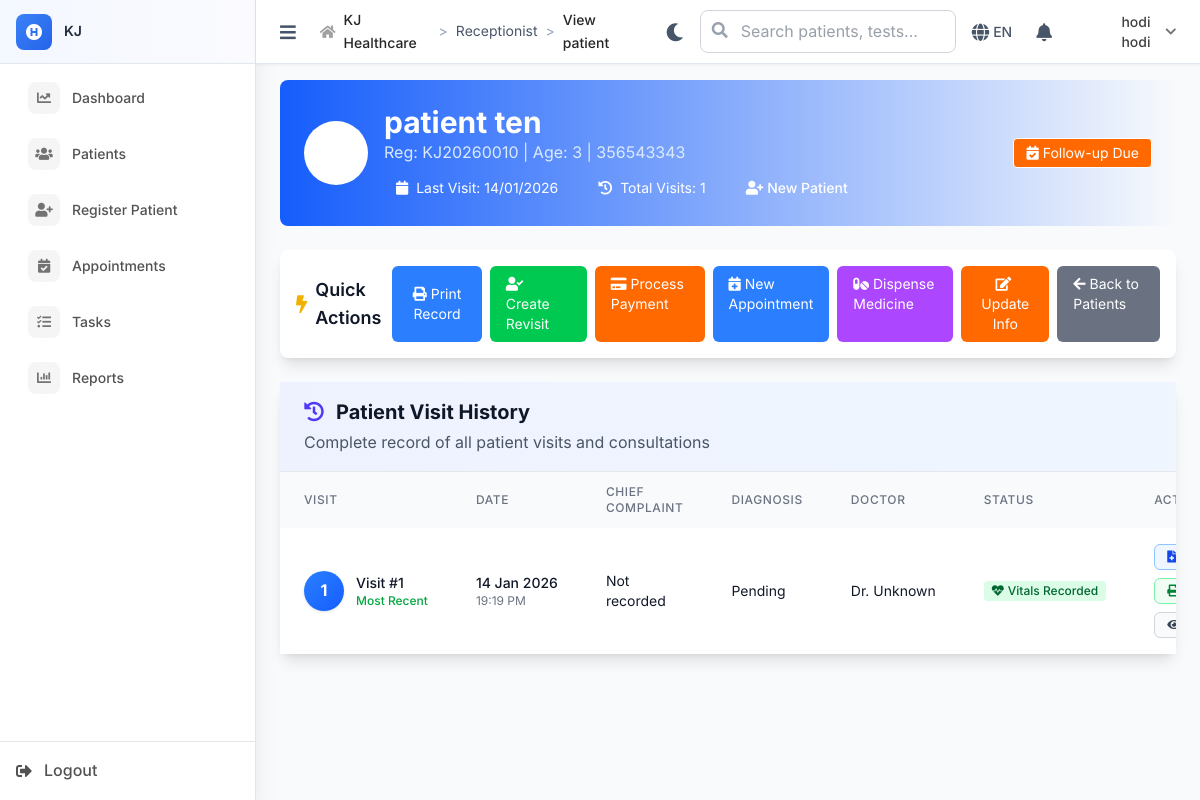
Before: /receptionist/view_patient?id=46 (signed in) with the older database file.
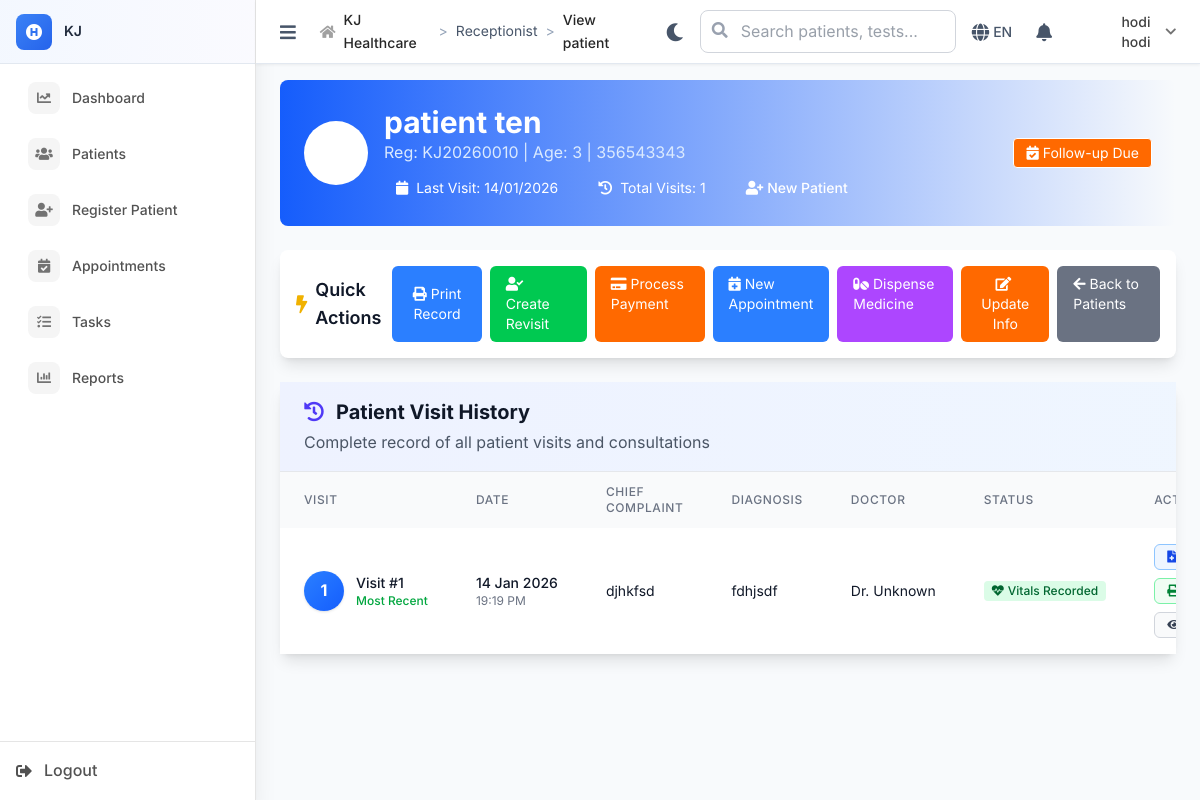
After: the same page with the newer database file.
### tables this page shows
CREATE TABLE `consultations` (
  `id` int NOT NULL,
  `visit_id` int NOT NULL,
  `patient_id` int NOT NULL,
  `doctor_id` int NOT NULL,
  `consultation_number` int DEFAULT '1' COMMENT 'Multiple doctors can see patient same visit',
  `consultation_type` enum('new','follow_up','emergency','referral') DEFAULT 'new',
  `main_complaint` text,
  `history_of_present_illness` text,
  `on_examination` text,
  `diagnosis` text,
  `preliminary_diagnosis_id` int DEFAULT NULL COMMENT 'FK to icd_codes for preliminary diagnosis',
  `preliminary_diagnosis` text,
  `final_diagnosis` text,
  `final_diagnosis_id` int DEFAULT NULL COMMENT 'FK to icd_codes for final diagnosis',
  `treatment_plan` text,
  `notes` text,
  `follow_up_required` tinyint(1) DEFAULT '0',
  `follow_up_date` date DEFAULT NULL,
  `follow_up_instructions` text,
  `referred_to` varchar(200) DEFAULT NULL COMMENT 'Future: referral destination',
  `referral_reason` text COMMENT 'Future: why referred',
  `status` enum('pending','in_progress','completed','cancelled') DEFAULT 'pending',
  `cancellation_reason` text,
  `started_at` timestamp NULL DEFAULT NULL,
  `completed_at` timestamp NULL DEFAULT NULL,
  `created_at` timestamp NOT NULL DEFAULT CURRENT_TIMESTAMP,
  `updated_at` timestamp NOT NULL DEFAULT CURRENT_TIMESTAMP ON UPDATE CURRENT_TIMESTAMP
);

### includes/BaseController.php (called while the page is built, shortened)
<?php
class BaseController {
    public function __construct() {
        global $pdo;
        $this->pdo = $pdo;
    }
    protected function render($view, $data = []) {
        extract($data);
        include __DIR__ . "/../views/{$view}.php";
    }
}
?>

### controllers/ReceptionistController.php (called while the page is built, shortened)
<?php
require_once __DIR__ . '/../includes/BaseController.php';
class ReceptionistController extends BaseController
{
    public function view_patient($patient_id = null) {
        if ($patient_id === null) {
            $patient_id = filter_input(INPUT_GET, 'id', FILTER_VALIDATE_INT) ?: null;
        }
        $stmt = $this->pdo->prepare("SELECT * FROM patients WHERE id = ?");
        $stmt->execute([$patient_id]);
        $patient = $stmt->fetch();
        $stmt = $this->pdo->prepare("
            SELECT c.*, pv.visit_date, u.first_name as doctor_first, u.last_name as doctor_last
            FROM consultations c
            LEFT JOIN patient_visits pv ON c.visit_id = pv.id
            LEFT JOIN users u ON c.doctor_id = u.id
            WHERE c.patient_id = ?
            ORDER BY COALESCE(c.follow_up_date, pv.visit_date, c.created_at) DESC
            LIMIT 5
        ");
        $stmt->execute([$patient_id]);
        $consultations = $stmt->fetchAll();
        $stmt = $this->pdo->prepare("
            SELECT DISTINCT vs.*,
                   pv.visit_date,
                   c.id as consultation_id,
                   vs.visit_id
            FROM vital_signs vs
            LEFT JOIN patient_visits pv ON vs.visit_id = pv.id
            LEFT JOIN consultations c ON (
                (vs.visit_id = c.visit_id AND vs.patient_id = c.patient_id) OR
                (vs.patient_id = c.patient_id AND DATE(vs.recorded_at) = DATE(c.created_at))
            )
            WHERE vs.patient_id = ?
            ORDER BY vs.recorded_at DESC
        ");
        $stmt->execute([$patient_id]);
        $vital_signs = $stmt->fetchAll();
        $vital_signs_processed = [];
        if (!empty($vital_signs) && is_array($vital_signs)) {
            foreach ($vital_signs as $vs) {
                $p = $vs;
                if (!empty($vs['blood_pressure_systolic']) && !empty($vs['blood_pressure_diastolic'])) {
                    $p['blood_pressure'] = $vs['blood_pressure_systolic'] . '/' . $vs['blood_pressure_diastolic'];
                } elseif (!empty($vs['blood_pressure'])) {
                    $p['blood_pressure'] = $vs['blood_pressure'];
                }
                if (!empty($vs['pulse_rate'])) {
                    $p['pulse'] = $vs['pulse_rate'];
                } elseif (!empty($vs['pulse'])) {
                    $p['pulse'] = $vs['pulse'];
                }
                $vital_signs_processed[] = $p;
            }
        }
        $vital_signs = $vital_signs_processed;
        $stmt = $this->pdo->prepare("
            SELECT p.*, pv.visit_date
            FROM payments p
            LEFT JOIN patient_visits pv ON p.visit_id = pv.id
            WHERE p.patient_id = ?
            ORDER BY p.payment_date DESC
            LIMIT 10
        ");
        $stmt->execute([$patient_id]);
        $payments = $stmt->fetchAll();
        $stmt = $this->pdo->prepare("
            SELECT lto.*, lt.test_name, lt.test_code, lr.result_value, lr.result_text, lr.completed_at as result_completed_at
            FROM lab_test_orders lto
            JOIN lab_tests lt ON lto.test_id = lt.id
            LEFT JOIN lab_results lr ON lto.id = lr.order_id
            WHERE lto.patient_id = ?
            ORDER BY lto.created_at DESC
        ");
        $stmt->execute([$patient_id]);
        $lab_orders = $stmt->fetchAll();
        $lab_results_map = [];
        $stmt = $this->pdo->prepare("\n                SELECT lr.*, lt.test_name\n                FROM lab_results lr\n                JOIN lab_test_orders lto ON lr.order_id = lto.id\n                JOIN lab_tests lt ON lr.test_id = lt.id\n                WHERE lto.patient_id = ?\n                ORDER BY lt.test_name ASC, lr.completed_at DESC\n            ");
        $stmt->execute([$patient_id]);
        $all_lab_results = $stmt->fetchAll();
        foreach ($all_lab_results as $r) {
            $name = $r['test_name'] ?? '';
            if (!isset($lab_results_map[$name])) {
                $lab_results_map[$name] = $r;
            }
            $norm = strtolower(preg_replace('/\s+/', '', $name));
            if (!isset($lab_results_map[$norm])) {
                $lab_results_map[$norm] = $r;
            }
        }
        $this->render('receptionist/view_patient', [
            'patient' => $patient,
            'consultations' => $consultations,
            'vital_signs' => $vital_signs,
            'payments' => $payments,
            'lab_orders' => $lab_orders,
            'lab_results_map' => $lab_results_map,
            'csrf_token' => $this->generateCSRF()
        ]);
    }
}

### index.php (called while the page is built, shortened)
<?php
$request = $_SERVER['REQUEST_URI'];
$path = parse_url($request, PHP_URL_PATH);
if (strpos($path, BASE_PATH) === 0) {
    $path = substr($path, strlen(BASE_PATH));
}
$path = ltrim($path, '/');
$segments = explode('/', $path);
$controller = $segments[0] ?? 'auth';
$action = $segments[1] ?? 'login';
try {
    $controllerInstance = new $controllerClass();
    $params = array_slice($segments, 2);
    call_user_func_array([$controllerInstance, $action], $params);
} catch (Throwable $e) {
    Logger::error("Error in controller: " . $e->getMessage(), [
        'controller' => $controller,
        'action' => $action,
        'file' => $e->getFile(),
        'line' => $e->getLine(),
        'trace' => $e->getTraceAsString()
    ]);
    error_log("Error in controller: " . $e->getMessage());
    http_response_code(500);
    echo "Internal server error";
}
?>

### views/receptionist/view_patient.php (the view, shortened to what the changed rows need)
<div class="mb-6 no-print">
    <div class="bg-gradient-to-r from-blue-600 to-blue-700 rounded-lg p-6 mb-6 text-white">
        <div class="flex items-center justify-between">
            <div class="flex items-center space-x-4">
                <div>
                    <h1 class="text-3xl font-bold"><?php echo htmlspecialchars($patient['first_name'] . ' ' . $patient['last_name']); ?></h1>
                    <div class="flex items-center mt-2 space-x-4">
                        <?php
                        $lastVisit = !empty($consultations) ? $consultations[0]['created_at'] : null;
                        $visitCount = count($consultations ?? []);
                        ?>
                        <span class="bg-black bg-opacity-20 px-3 py-1 rounded-full text-sm">
                            <i class="fas fa-calendar mr-1"></i>
                            Last Visit: <?php echo $lastVisit ? date('d/m/Y', strtotime($lastVisit)) : 'First Visit'; ?>
                        </span>
                        <span class="bg-black bg-opacity-20 px-3 py-1 rounded-full text-sm">
                            <i class="fas fa-history mr-1"></i>
                            Total Visits: <?php echo $visitCount; ?>
                        </span>
                        <?php if ($visitCount > 1): ?>
                        <span class="bg-green-500 bg-opacity-80 px-3 py-1 rounded-full text-sm font-medium">
                            <i class="fas fa-star mr-1"></i>Returning Patient
                        </span>
                        <?php else: ?>
                        <span class="bg-black-500 bg-opacity-80 px-3 py-1 rounded-full text-sm font-medium">
                            <i class="fas fa-user-plus mr-1"></i>New Patient
                        </span>
                        <?php endif; ?>
                    </div>
                </div>
            </div>
        </div>
    </div>
    <div class="bg-white rounded-lg shadow-lg p-4 mb-6">
        <div class="flex items-center justify-between">
            <h2 class="text-lg font-semibold text-gray-900 flex items-center">
                <i class="fas fa-bolt mr-2 text-yellow-500"></i>Quick Actions
            </h2>
        </div>
    </div>
</div>
<div class="mb-6 no-print">
    <div class="bg-white rounded-lg shadow-lg">
        <div class="px-6 py-4 border-b border-gray-200 bg-gradient-to-r from-indigo-50 to-blue-50">
            <h2 class="text-xl font-bold text-gray-900 flex items-center">
                <i class="fas fa-history mr-3 text-indigo-600"></i>
                Patient Visit History
            </h2>
        </div>
        <?php if (!empty($consultations)): ?>
        <div class="overflow-x-auto">
            <table class="w-full">
                <thead class="bg-gray-50">
                    <tr>
                        <th class="px-6 py-3 text-left text-xs font-medium text-gray-500 uppercase tracking-wider">Visit</th>
                        <th class="px-6 py-3 text-left text-xs font-medium text-gray-500 uppercase tracking-wider">Date</th>
                        <th class="px-6 py-3 text-left text-xs font-medium text-gray-500 uppercase tracking-wider">Chief Complaint</th>
                        <th class="px-6 py-3 text-left text-xs font-medium text-gray-500 uppercase tracking-wider">Diagnosis</th>
                        <th class="px-6 py-3 text-left text-xs font-medium text-gray-500 uppercase tracking-wider">Doctor</th>
                        <th class="px-6 py-3 text-left text-xs font-medium text-gray-500 uppercase tracking-wider">Status</th>
                        <th class="px-6 py-3 text-left text-xs font-medium text-gray-500 uppercase tracking-wider">Actions</th>
                    </tr>
                </thead>
                <tbody class="bg-white divide-y divide-gray-200">
                    <?php foreach ($consultations as $index => $consultation): ?>
                    <tr class="hover:bg-gray-50 transition-colors">
                        <td class="px-6 py-4 whitespace-nowrap">
                            <div class="flex items-center">
                                <div class="w-10 h-10 bg-gradient-to-br from-blue-500 to-blue-600 rounded-full flex items-center justify-center text-white font-bold shadow-sm">
                                    <?php echo $index + 1; ?>
                                </div>
                                <div class="ml-3">
                                    <div class="text-sm font-medium text-gray-900">
                                        Visit #<?php echo $index + 1; ?>
                                    </div>
                                    <?php if ($index === 0): ?>
                                    <div class="text-xs text-green-600 font-medium">Most Recent</div>
                                    <?php endif; ?>
                                </div>
                            </div>
                        </td>
                        <td class="px-6 py-4 whitespace-nowrap">
                            <div class="text-sm text-gray-900 font-medium">
                                <?php echo date('d M Y', strtotime($consultation['created_at'])); ?>
                            </div>
                            <div class="text-xs text-gray-500">
                                <?php echo date('H:i A', strtotime($consultation['created_at'])); ?>
                            </div>
                        </td>
                        <td class="px-6 py-4">
                            <div class="text-sm text-gray-900 max-w-xs">
                                <?php echo htmlspecialchars(substr($consultation['main_complaint'] ?? 'Not recorded', 0, 80)); ?>
                            </div>
                        </td>
                        <td class="px-6 py-4">
                            <div class="text-sm text-gray-900 max-w-xs">
                                <?php
                                $diagnosis = $consultation['final_diagnosis'] ?? $consultation['preliminary_diagnosis'] ?? 'Pending';
                                echo htmlspecialchars(substr($diagnosis, 0, 60));
                                if (strlen($diagnosis) > 60): ?>...<?php endif; ?>
                            </div>
                        </td>
                        <td class="px-6 py-4 whitespace-nowrap">
                            <div class="text-sm text-gray-900">
                                <?php echo htmlspecialchars($consultation['doctor_name'] ?? 'Dr. Unknown'); ?>
                            </div>
                        </td>
                        <td class="px-6 py-4 whitespace-nowrap">
                            <?php
                            $hasVitalSigns = false;
                            if (!empty($vital_signs)) {
                                foreach ($vital_signs as $vs) {
                                    if (is_array($vs) && isset($vs['consultation_id']) && $vs['consultation_id'] == $consultation['id']) {
                                        $hasVitalSigns = true;
                                        break;
                                    }
                                }
                            }
                            ?>
                            <div class="flex flex-col space-y-1">
                                <?php if ($hasVitalSigns): ?>
                                <span class="inline-flex items-center px-2 py-0.5 rounded text-xs font-medium bg-green-100 text-green-800">
                                    <i class="fas fa-heartbeat mr-1"></i>Vitals Recorded
                                </span>
                                <?php endif; ?>
                            </div>
                        </td>
                        <td class="px-6 py-4 whitespace-nowrap">
                            <div class="flex flex-col space-y-2">
                                <button onclick="viewMedicalForm(<?php echo $consultation['id']; ?>, <?php echo $index; ?>)"
                                        class="inline-flex items-center px-3 py-1 border border-blue-300 rounded-md text-xs font-medium text-blue-700 bg-blue-50 hover:bg-blue-100 transition-colors">
                                    <i class="fas fa-file-medical mr-1"></i>View Medical Form
                                </button>
                                <button onclick="printMedicalForm(<?php echo $consultation['id']; ?>, <?php echo $index; ?>)"
                                        class="inline-flex items-center px-3 py-1 border border-green-300 rounded-md text-xs font-medium text-green-700 bg-green-50 hover:bg-green-100 transition-colors">
                                    <i class="fas fa-print mr-1"></i>Print Form
                                </button>
                                <button onclick="viewVisitDetails(<?php echo $consultation['id']; ?>)"
                                        class="inline-flex items-center px-3 py-1 border border-gray-300 rounded-md text-xs font-medium text-gray-700 bg-gray-50 hover:bg-gray-100 transition-colors">
                                    <i class="fas fa-eye mr-1"></i>View Details
                                </button>
                            </div>
                        </td>
                    </tr>
                    <?php endforeach; ?>
                </tbody>
            </table>
        </div>
        <?php endif; ?>
    </div>
</div>

Changed rows visible on the page:
changed consultations "19:19 PM": main_complaint "Not recorded" → "djhkfsd"; final_diagnosis "Pending" → "fdhjsdf"
